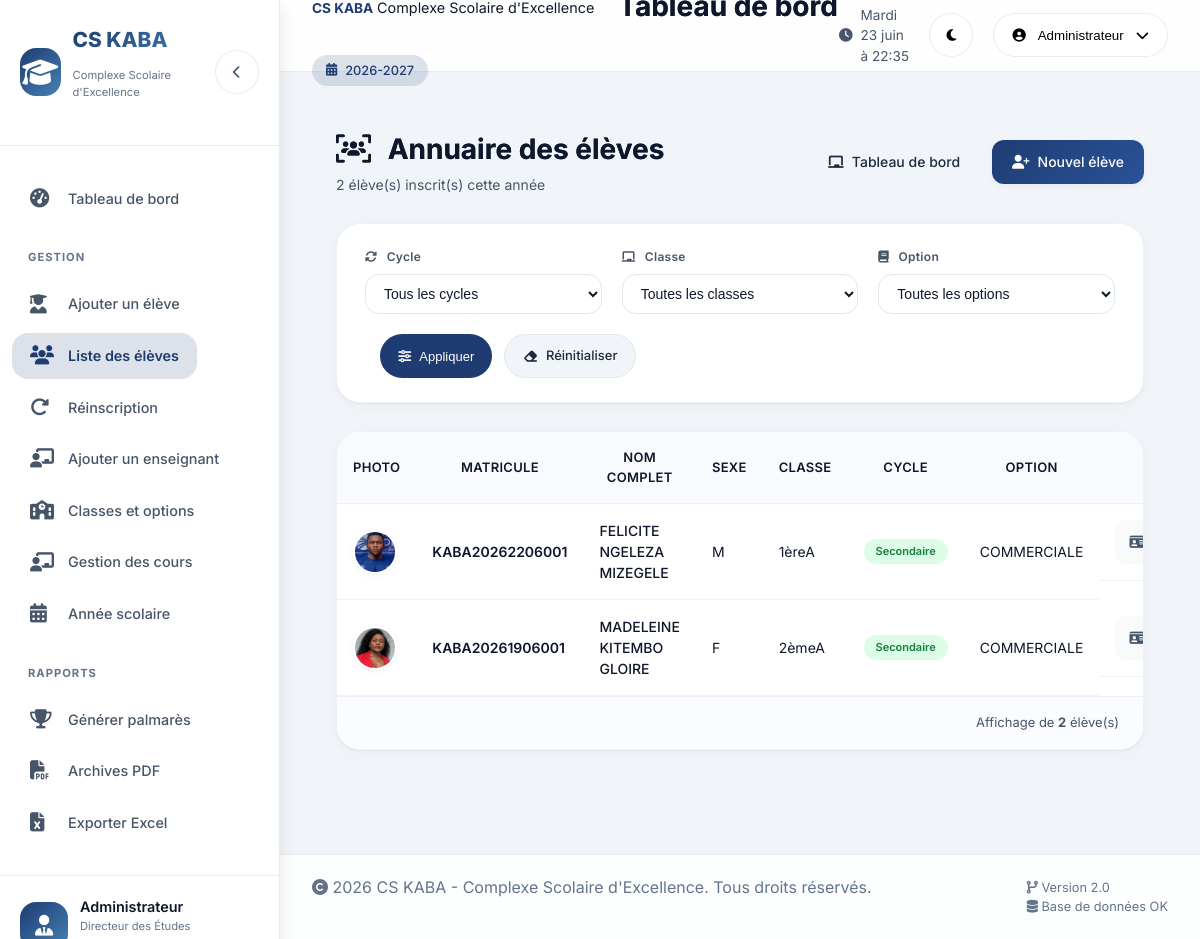
Screenshot of /gestion/eleves/liste/ (signed in) with the database file from the repository.
### Cote/models.py (models this page shows, shortened)
class AnneeScolaire(models.Model):
    annee_scolaire = models.CharField(max_length=20, unique=True, verbose_name="Année scolaire")
    est_active = models.BooleanField(default=False, verbose_name="Année active")
    date_debut = models.DateField(verbose_name="Date début")
    date_fin = models.DateField(verbose_name="Date fin")
    created_at = models.DateTimeField(auto_now_add=True, verbose_name="Date de création")
    class Meta:
        verbose_name = "Année scolaire"
        verbose_name_plural = "Années scolaires"
        ordering = ['-id']

class Eleve(models.Model):
    id_personne = models.OneToOneField(Personne, on_delete=models.CASCADE, verbose_name="Personne")
    matricule = models.CharField(max_length=50, unique=True, verbose_name="Matricule")
    telephone_parent = models.CharField(max_length=20, blank=True, null=True, verbose_name="Téléphone parent")
    email_parent = models.EmailField(max_length=255, blank=True, null=True, verbose_name="Email parent")
    photo = models.ImageField(upload_to='photos/eleves/', blank=True, null=True, verbose_name="Photo de l'élève")
    est_actif = models.BooleanField(default=True, verbose_name="Est actif")
    created_at = models.DateTimeField(auto_now_add=True, verbose_name="Date de création")
    class Meta:
        verbose_name = "Élève"
        verbose_name_plural = "Élèves"
        ordering = ['id_personne__nom', 'id_personne__prenom']

class Personne(models.Model):
    SEXE_CHOICES = [('M', 'Masculin'), ('F', 'Féminin')]
    nom = models.CharField(max_length=100, verbose_name="Nom")
    postnom = models.CharField(max_length=100, blank=True, null=True, verbose_name="Postnom")
    prenom = models.CharField(max_length=100, verbose_name="Prénom")
    lieu_naissance = models.CharField(max_length=100, blank=True, null=True, verbose_name="Lieu de naissance")
    date_naissance = models.DateField(blank=True, null=True, verbose_name="Date de naissance")
    sexe = models.CharField(max_length=1, choices=SEXE_CHOICES, blank=True, null=True, verbose_name="Sexe")
    adresse = models.TextField(blank=True, null=True, verbose_name="Adresse")
    telephone = models.CharField(max_length=20, blank=True, null=True, verbose_name="Téléphone")
    email = models.EmailField(max_length=255, blank=True, null=True, verbose_name="Email")
    created_at = models.DateTimeField(auto_now_add=True, verbose_name="Date de création")
    photo = models.ImageField(upload_to='photos/personnes/', blank=True, null=True, verbose_name="Photo de profil")
    class Meta:
        verbose_name = "Personne"
        verbose_name_plural = "Personnes"
        ordering = ['nom', 'prenom']

class Classe(models.Model):
    nom_classe = models.CharField(max_length=50, verbose_name="Nom de la classe")
    niveau = models.CharField(max_length=20, blank=True, null=True, verbose_name="Niveau")
    id_option = models.ForeignKey(OptionEtude, on_delete=models.SET_NULL, null=True, blank=True, verbose_name="Option")
    est_cycle_orientation = models.BooleanField(default=False, verbose_name="Est cycle d'orientation")
    capacite_max = models.IntegerField(default=30, verbose_name="Capacité maximale")
    actif = models.BooleanField(default=True, verbose_name="Actif")
    created_at = models.DateTimeField(auto_now_add=True, verbose_name="Date de création")
    class Meta:
        verbose_name = "Classe"
        verbose_name_plural = "Classes"
        ordering = ['niveau', 'nom_classe']
        unique_together = []  # Pas de contrainte d'unicité sur nom_classe + option

class OptionEtude(models.Model):
    nom_option = models.CharField(max_length=100, verbose_name="Nom de l'option")
    code_option = models.CharField(max_length=10, unique=True, verbose_name="Code option")
    actif = models.BooleanField(default=True, verbose_name="Actif")
    created_at = models.DateTimeField(auto_now_add=True, verbose_name="Date de création")
    class Meta:
        verbose_name = "Option d'étude"
        verbose_name_plural = "Options d'étude"
        ordering = ['nom_option']

### Cote/views.py (the view)
# urls.py: path('gestion/eleves/liste/', views.liste_eleves, name='liste_eleves'),
def liste_eleves(request):
    if not request.session.get('user_id'):
        return redirect('login')
    if request.session.get('user_role') != 'DE':
        messages.error(request, 'Accès non autorisé')
        return redirect('login')
    cycle = request.GET.get('cycle', '')
    classe_id = request.GET.get('classe', '')
    option_id = request.GET.get('option', '')
    annee_active = AnneeScolaire.objects.filter(est_active=True).first()
    if annee_active:
        inscriptions = Inscription.objects.filter(id_annee=annee_active, est_active=True).select_related(
            'id_eleve__id_personne', 'id_classe', 'id_classe__id_option'
        )
    else:
        inscriptions = Inscription.objects.none()
    if cycle == 'CO':
        inscriptions = inscriptions.filter(id_classe__est_cycle_orientation=True)
    elif cycle == 'SECONDAIRE':
        inscriptions = inscriptions.filter(id_classe__est_cycle_orientation=False)
    if classe_id:
        inscriptions = inscriptions.filter(id_classe_id=classe_id)
    if option_id:
        inscriptions = inscriptions.filter(id_classe__id_option_id=option_id)
    eleves_list = []
    for ins in inscriptions:
        eleve = ins.id_eleve
        eleves_list.append({
            'id': eleve.id, 'matricule': eleve.matricule, 'nom': eleve.id_personne.nom,
            'postnom': eleve.id_personne.postnom or '', 'prenom': eleve.id_personne.prenom,
            'sexe': eleve.id_personne.sexe, 'classe_nom': ins.id_classe.nom_classe,
            'classe_id': ins.id_classe.id, 'option_nom': ins.id_classe.id_option.nom_option if ins.id_classe.id_option else None,
            'est_cycle_orientation': ins.id_classe.est_cycle_orientation,
            'photo': eleve.photo.url if eleve.photo else None,
        })
    cycles = [{'value': 'CO', 'label': 'Cycle d\'Orientation'}, {'value': 'SECONDAIRE', 'label': 'Secondaire'}]
    classes = Classe.objects.filter(actif=True).order_by('est_cycle_orientation', 'nom_classe')
    options = OptionEtude.objects.filter(actif=True).order_by('nom_option')
    context = {
        'user_nom': request.session.get('user_nom'), 'eleves': eleves_list, 'cycles': cycles,
        'classes': classes, 'options': options, 'cycle_selected': cycle,
        'classe_selected': int(classe_id) if classe_id else None,
        'option_selected': int(option_id) if option_id else None, 'annee_active': annee_active,
        'page_title': 'Liste des élèves - CS KABA'
    }
    return render(request, 'Cote/admin/liste_eleves.html', context)

### Cote/templates/Cote/admin/liste_eleves.html (shortened to what this page needs)
{% extends "Cote/admin/includes/head.html" %}
{% load static %}
{% block extra_head %}
<link rel="stylesheet" href="{% static 'css/admin/liste_eleves.css' %}">
{% endblock %}
{% block body %}
<div class="page-container">
    <div class="page-header">
        <div class="page-header-content">
            <h1 class="page-title">
                <i class="fas fa-users-viewfinder"></i>
                Annuaire des élèves
            </h1>
            <p class="page-subtitle">{{ eleves|length }} élève(s) inscrit(s) cette année</p>
        </div>
        <div class="page-actions">
            <a href="{% url 'dashboard_de' %}" class="btn-secondary">
                <i class="fas fa-chalkboard"></i> Tableau de bord
            </a>
            <a href="{% url 'ajouter_eleve_page' %}" class="btn-primary">
                <i class="fas fa-user-plus"></i> Nouvel élève
            </a>
        </div>
    </div>
    <div class="filters-card">
        <form method="get" id="filterForm">
            <div class="filters-row">
                <div class="filter-group">
                    <label><i class="fas fa-sync-alt"></i> Cycle</label>
                    <select name="cycle" id="cycleFilter">
                        <option value="">Tous les cycles</option>
                    </select>
                </div>
                <div class="filter-group">
                    <label><i class="fas fa-chalkboard"></i> Classe</label>
                    <select name="classe" id="classeFilter">
                        <option value="">Toutes les classes</option>
                    </select>
                </div>
                <div class="filter-group">
                    <label><i class="fas fa-book"></i> Option</label>
                    <select name="option" id="optionFilter">
                        <option value="">Toutes les options</option>
                    </select>
                </div>
                <div class="filter-group actions-group">
                    <label>&nbsp;</label>
                    <button type="submit" class="btn-filter">
                        <i class="fas fa-sliders-h"></i> Appliquer
                    </button>
                    <a href="{% url 'liste_eleves' %}" class="btn-reset">
                        <i class="fas fa-eraser"></i> Réinitialiser
                    </a>
                </div>
            </div>
        </form>
    </div>
    <div class="table-container">
        <div class="table-responsive">
            <table class="data-table">
                <thead>
                    <tr>
                        <th>Photo</th>
                        <th>Matricule</th>
                        <th>Nom complet</th>
                        <th>Sexe</th>
                        <th>Classe</th>
                        <th>Cycle</th>
                        <th>Option</th>
                        <th>Actions</th>
                    </tr>
                </thead>
                <tbody>
                    {% for eleve in eleves %}
                    <tr>
                        <td class="photo-cell">
                            {% if eleve.photo %}
                                <img src="{{ eleve.photo }}" alt="Photo" class="thumbnail" loading="lazy">
                            {% else %}
                                <div class="no-photo"><i class="fas fa-user-circle"></i></div>
                            {% endif %}
                         </td>
                        <td class="matricule-cell"><strong>{{ eleve.matricule }}</strong></td>
                        <td class="name-cell">{{ eleve.nom }} {{ eleve.postnom }} {{ eleve.prenom }}</td>
                        <td class="sexe-cell">{{ eleve.sexe }}</td>
                        <td class="classe-cell">{{ eleve.classe_nom }}</td>
                        <td class="cycle-cell">
                            {% if eleve.est_cycle_orientation %}
                                <span class="cycle-badge co">C.O</span>
                            {% else %}
                                <span class="cycle-badge sec">Secondaire</span>
                            {% endif %}
                        </td>
                        <td class="option-cell">{{ eleve.option_nom|default:"—" }}</td>
                        <td class="actions-cell">
                            <a href="{% url 'detail_eleve' eleve.id %}" class="action-btn view" title="Fiche détaillée">
                                <i class="fas fa-id-card"></i>
                            </a>
                        </td>
                    </tr>
                    {% endfor %}
                </tbody>
            </table>
        </div>
        <div class="table-footer">
            <div class="table-info">
                Affichage de <strong>{{ eleves|length }}</strong> élève(s)
            </div>
        </div>
    </div>
</div>
{% endblock %}

### Cote/templates/Cote/admin/includes/topbar.html (shortened to what this page needs)
<header class="topbar">
    <div class="topbar-left">
        <div class="etablissement-info">
            <strong>CS KABA</strong>
            <small>Complexe Scolaire d'Excellence</small>
        </div>
        <h1 class="page-title">{% block page_title %}Tableau de bord{% endblock %}</h1>
        {% if annee_active %}
        <div class="year-badge">
            <i class="fas fa-calendar-alt"></i>
            <span>{{ annee_active.annee_scolaire }}</span>
        </div>
        {% endif %}
    </div>
    <div class="topbar-right">
        <div class="date-time">
            <i class="fas fa-clock"></i>
            <span id="currentDateTime"></span>
        </div>
        <button class="theme-toggle" id="themeToggle" aria-label="Changer de thème">
            <i class="fas fa-moon"></i>
        </button>
        <div class="user-dropdown">
            <button class="dropdown-trigger">
                <i class="fas fa-user-circle"></i>
                <span>{{ user_nom|default:"Administrateur" }}</span>
                <i class="fas fa-chevron-down"></i>
            </button>
        </div>
    </div>
</header>

### rows the page displays
AnneeScolaire: annee_scolaire "2026-2027"
Eleve: matricule "KABA20262206001"
Personne: nom "FELICITE", postnom "NGELEZA", prenom "MIZEGELE"
Classe: classe_nom "1èreA"
OptionEtude: option_nom "COMMERCIALE" "COMMERCIALE"
Eleve: matricule "KABA20261906001"
Personne: nom "MADELEINE", postnom "KITEMBO", prenom "GLOIRE"
Classe: classe_nom "2èmeA"

### other values shown
{{ user_nom|default:"Administrateur" }} "Administrateur"
{{ eleves|length }} "2"
{{ eleve.sexe }} "M" "F"
